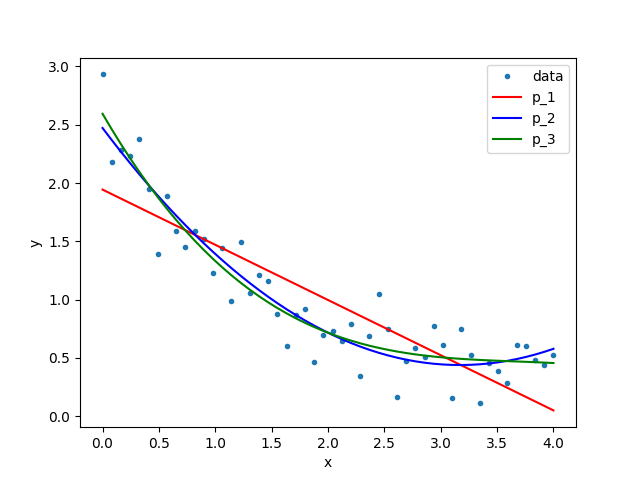

The script that saved this image:
import matplotlib.pyplot as plt
import numpy as np


def func(x, a, b, c):
    return a * np.exp(-b * x) + c


xdata = np.linspace(0, 4, 50)
y = func(xdata, 2.3, 1.2, 0.5)
y_noise = 0.2 * np.random.normal(size=xdata.size)
ydata = y + y_noise

plt.plot(xdata, ydata, ".", label="Data")
# The actual curve fitting happens here
p1 = np.polyfit(xdata, ydata, 1)
p2 = np.polyfit(xdata, ydata, 2)
p3 = np.polyfit(xdata, ydata, 3)
plt.plot(xdata, np.polyval(p1, xdata), 'r-')
plt.plot(xdata, np.polyval(p2, xdata), 'b-')
plt.plot(xdata, np.polyval(p3, xdata), 'g-')

plt.xlabel("x")
plt.ylabel("y")
plt.legend(('data', 'p_1', 'p_2', 'p_3'))
plt.savefig("polyfit.png")
plt.show()
